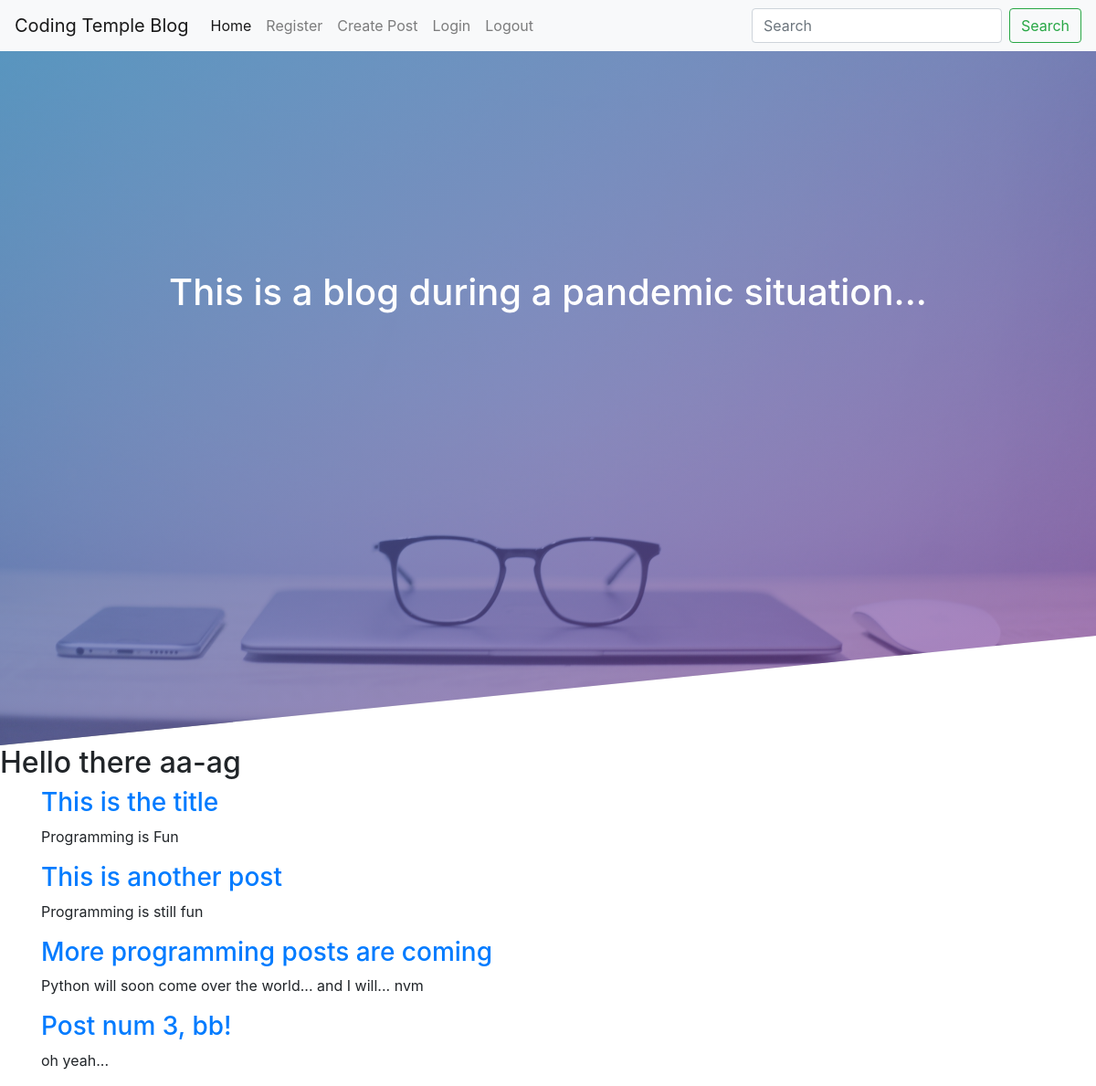
/ (signed in), run on an earlier commit of the app's database.
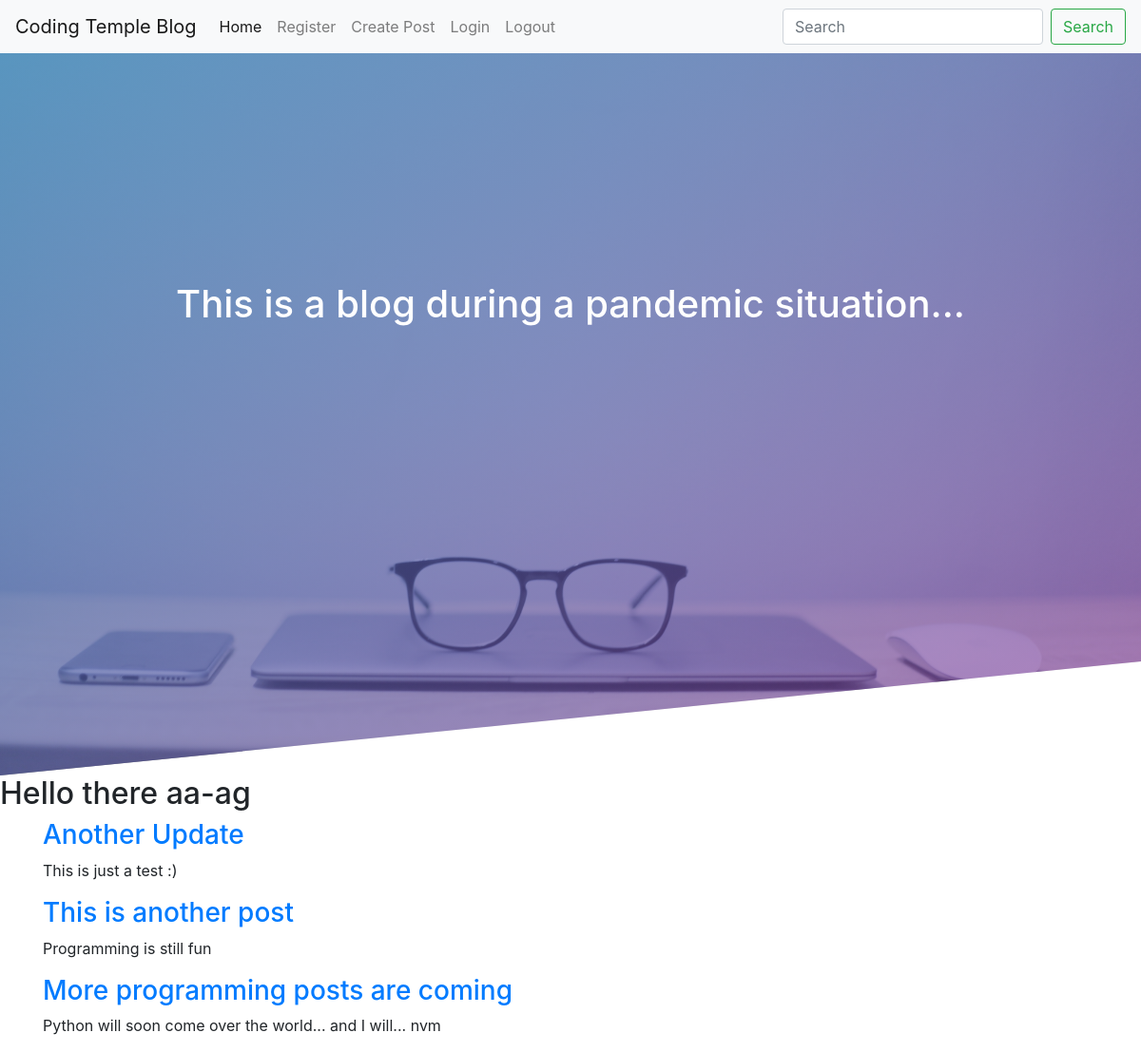
And on a later commit of the database.
### may_blog/models.py (models this page shows, shortened)
class User(db.Model, UserMixin):
    id = db.Column(db.Integer, primary_key = True)
    username = db.Column(db.String(150), nullable = False, unique = True)
    email = db.Column(db.String(150), nullable = False, unique = True)
    password = db.Column(db.String(256), nullable = False)
    post = db.relationship('Post', backref = 'author', lazy = True)

class Post(db.Model):
    id = db.Column(db.Integer, primary_key = True)
    title = db.Column(db.String(200))
    content = db.Column(db.String(300))
    date_created = db.Column(db.DateTime, nullable = False, default = datetime.utcnow)
    user_id = db.Column(db.Integer, db.ForeignKey('user.id'), nullable = False)

### may_blog/routes.py (the view)
@app.route('/')
def home():
    posts = Post.query.all()
    return render_template("home.html", posts = posts)

### may_blog/models.py (called while the page is built)
@login.user_loader
def load_user(user_id):
    return User.query.get(int(user_id))

### may_blog/templates/home.html
{% extends 'base.html' %}
{% block content %}
<header class="banner">
    <h1 class="header-text">This is a blog during a pandemic situation...</h1>
</header>
<h2>Hello there {{ current_user.username }}</h2>
{% if current_user.is_authenticated %}
{% for post in posts%}
    <div class="container">
        <h3>
            <a href="{{ url_for('post_detail', post_id = post.id) }}">{{ post.title }}</a>
        </h3>
        <p>{{ post.content }}</p>
    </div>
{% endfor %}
{% else %}
<h2>Nothing to show here...</h2>
{% endif %}
{% endblock content %}

### may_blog/templates/base.html (shortened to what this page needs)
<!DOCTYPE html>
<html lang="en">
<head>
<link rel="stylesheet" href="https://cdnjs.cloudflare.com/ajax/libs/twitter-bootstrap/4.5.0/css/bootstrap.min.css">
<link rel="stylesheet" href="https://cdnjs.cloudflare.com/ajax/libs/font-awesome/5.13.0/css/all.min.css">
<link rel="stylesheet" type="text/css" href="../static/css/main.css">
</head>
<body>
    {% include 'nav.html'%}
    {% block content %}
    {% endblock content %}
</body>
</html>

### may_blog/templates/nav.html (shortened to what this page needs)
<nav class="navbar navbar-expand-lg navbar-light bg-light">
    <a class="navbar-brand" href="{{ url_for('home') }}">Coding Temple Blog</a>
    <div class="collapse navbar-collapse" id="navbarSupportedContent">
      <ul class="navbar-nav mr-auto">
        <li class="nav-item active">
          <a class="nav-link" href="{{ url_for('home') }}">Home <span class="sr-only">(current)</span></a>
        </li>
        <li class="nav-item">
          <a class="nav-link" href="{{ url_for('register') }}">Register</a>
        </li>
        <li class="nav-item">
          <a class="nav-link" href="{{ url_for('posts') }}">Create Post</a>
        </li>
        <li class="nav-item">
          <a class="nav-link" href="{{ url_for('login') }}">Login</a>
      </li>
        <li class="nav-item">
          <a class="nav-link" href="{{ url_for('logout') }}">Logout</a>
        </li>
      </ul>
      <form class="form-inline my-2 my-lg-0">
        <input class="form-control mr-sm-2" type="search" placeholder="Search" aria-label="Search">
        <button class="btn btn-outline-success my-2 my-sm-0" type="submit" id="searchbox">Search</button>
      </form>
    </div>
  </nav>

### may_blog/static/css/main.css (style rules this page uses)
.banner { height: 95vh; background-image: linear-gradient(to right bottom, rgba(30, 115, 172, 0.7), rgba(142, 57, 153, 0.6)), url(../images/programmer.jpg); background-size: cover; background-position: 30% 40%; -webkit-clip-path: polygon(0 0, 100% 0, 100% 80vh, 0 100%); clip-path: polygon(0 0, 100% 0, 100% 80vh, 0 100%); position: relative; }
.header-text { display: flex; justify-content: center; padding-top: 20%; top: 10rem; color: white; }

What changed in the data, as far as the page shows it:
removed Post: title "Post num 3, bb!", content "oh yeah..."
changed Post: title "This is the title" → "Another Update"; content "Programming is Fun" → "This is just a test :)"
